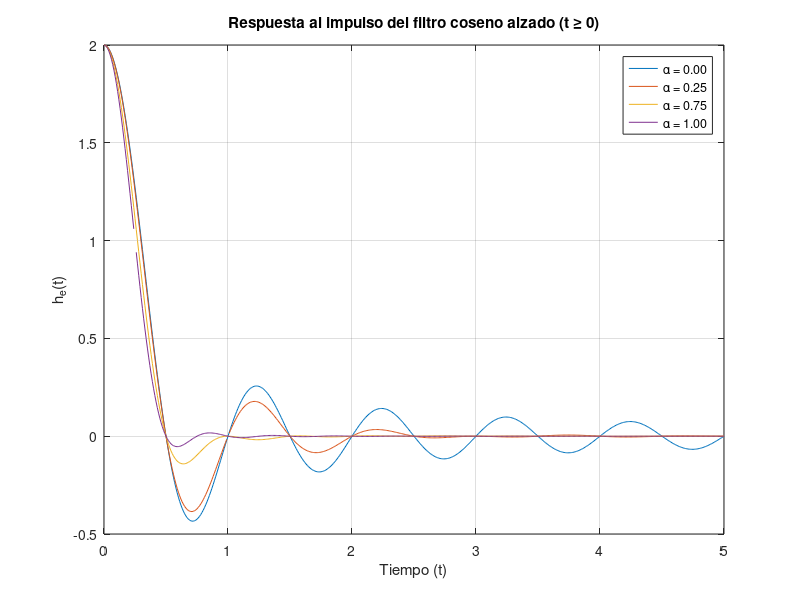
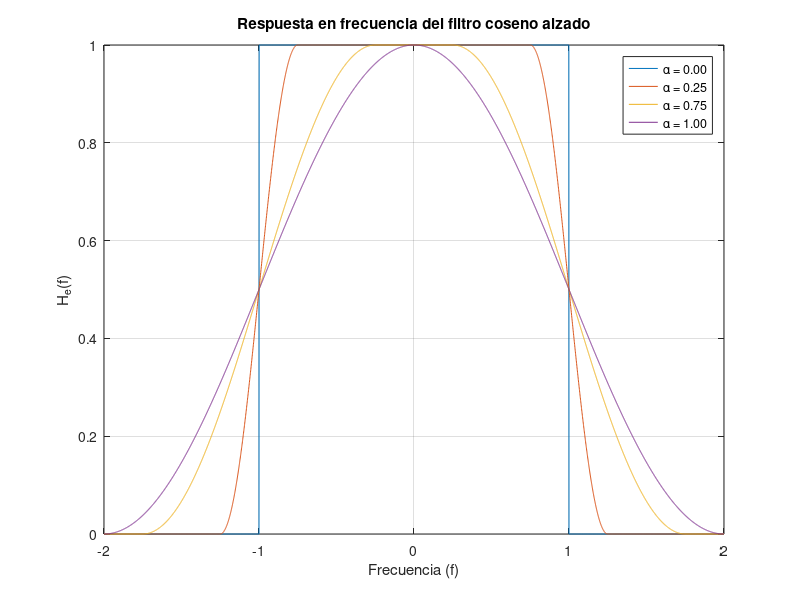

MATLAB code for these plots, in order:
% Parámetros iniciales
f0 = 1; % Ancho de banda de 6 dB (elegimos 1 para normalizar)
alpha_values = [0, 0.25, 0.75, 1]; % Valores de roll-off a evaluar
t = -5:0.01:5; % Vector de tiempo
f = -2:0.001:2; % Vector de frecuencia (-2B a 2B)

% Preparamos las figuras
figure(1); clf; % Para respuesta al impulso (solo t >= 0)
figure(2); clf; % Para respuesta en frecuencia

for alpha = alpha_values
    % Calculamos parámetros según ecuaciones 11-13
    f_delta = alpha * f0;
    B = f0 + f_delta; % Ancho de banda absoluto (ecuación 11)
    f1 = f0 - f_delta; % (ecuación 12)
    
    % Respuesta en frecuencia (ecuación 10)
    He_f = zeros(size(f));
    for i = 1:length(f)
        if abs(f(i)) < f1
            He_f(i) = 1;
        elseif (abs(f(i)) >= f1) && (abs(f(i)) < B)
            He_f(i) = 0.5 * (1 + cos(pi*(abs(f(i)) - f1)/(2*f_delta)));
        else
            He_f(i) = 0;
        end
    end
    
    % Respuesta al impulso (ecuación 14)
    he_t = zeros(size(t));
    for i = 1:length(t)
        if t(i) == 0
            he_t(i) = 2*f0; % Límite cuando t->0
        else
            term1 = sin(2*pi*f0*t(i)) / (2*pi*f0*t(i));
            term2 = cos(2*pi*f_delta*t(i)) / (1 - (4*f_delta*t(i))^2);
            he_t(i) = 2*f0 * term1 * term2;
        end
    end
    
    % Graficamos respuesta al impulso (solo t >= 0)
    figure(1);
    plot(t(t>=0), he_t(t>=0), 'DisplayName', sprintf('α = %.2f', alpha));
    hold on;
    
    % Graficamos respuesta en frecuencia
    figure(2);
    plot(f, He_f, 'DisplayName', sprintf('α = %.2f', alpha));
    hold on;
end

% Ajustamos las gráficas de respuesta al impulso
figure(1);
title('Respuesta al impulso del filtro coseno alzado (t ≥ 0)');
xlabel('Tiempo (t)');
ylabel('h_e(t)');
legend('show');
grid on;

% Ajustamos las gráficas de respuesta en frecuencia
figure(2);
title('Respuesta en frecuencia del filtro coseno alzado');
xlabel('Frecuencia (f)');
ylabel('H_e(f)');
legend('show');
grid on;
xlim([-2 2]); % -2B a 2B